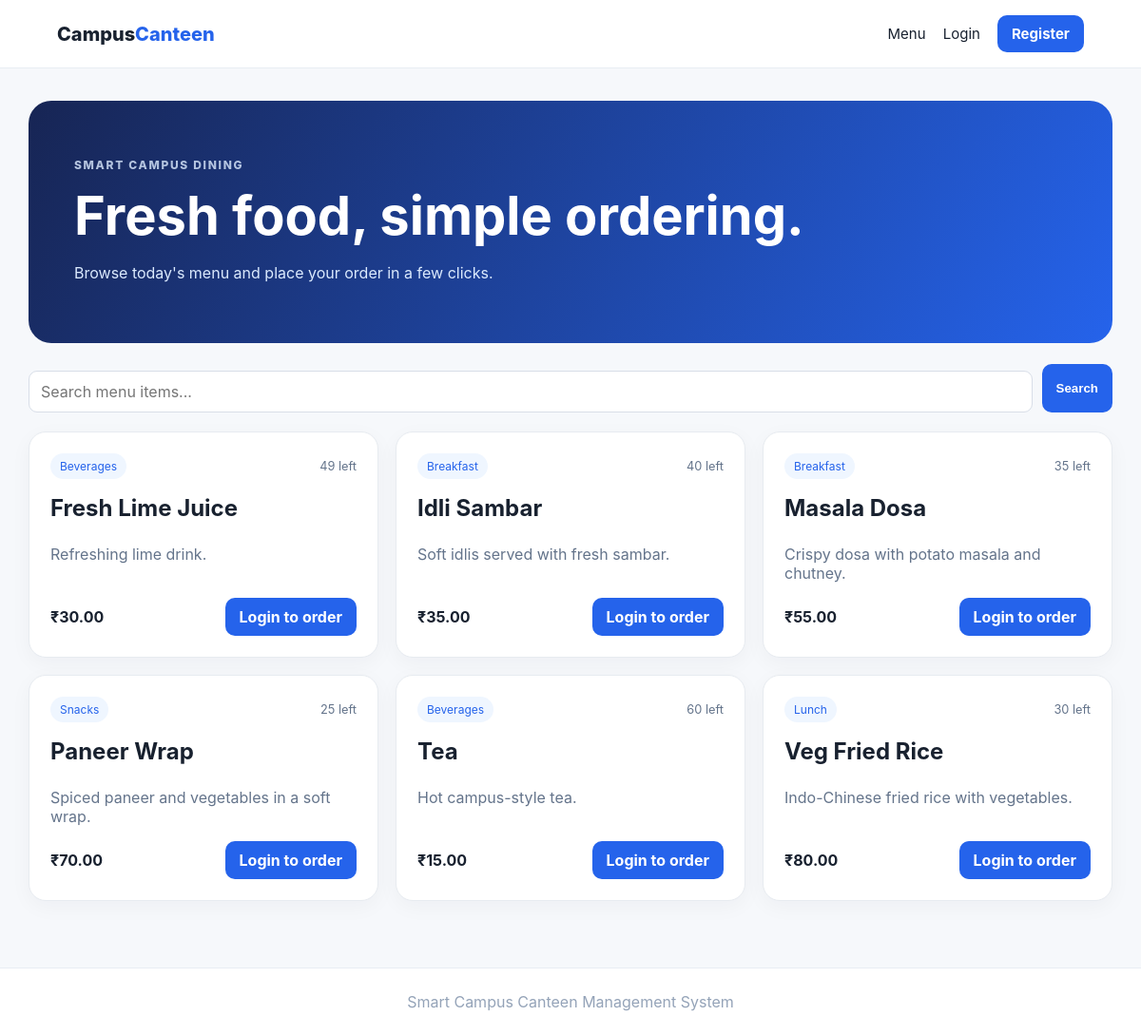
Before: /menu with the older database file.
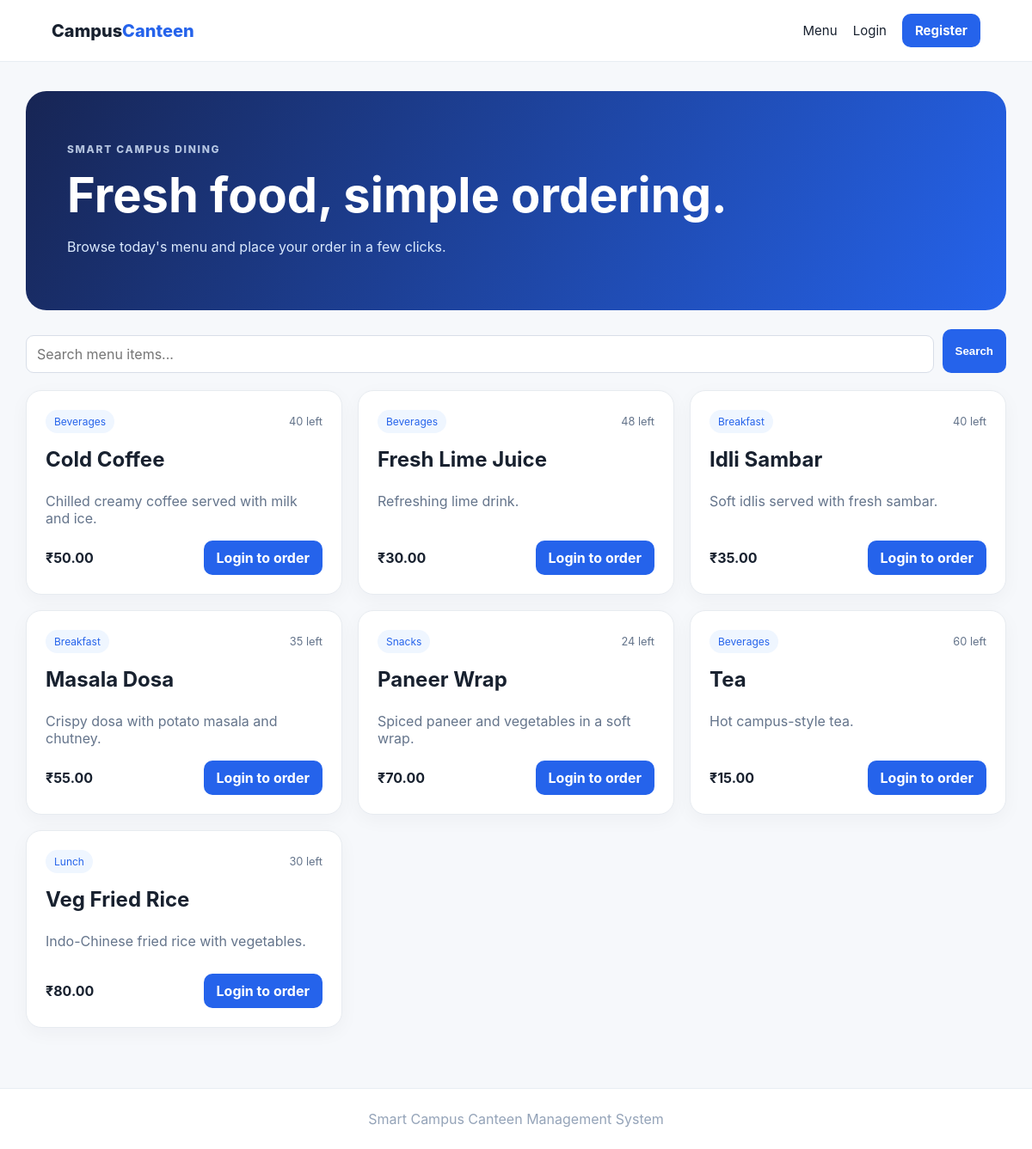
After: the same page with the newer database file.
### models.py (models this page shows)
class MenuItem(db.Model):
    id = db.Column(db.Integer, primary_key=True)
    name = db.Column(db.String(120), nullable=False)
    description = db.Column(db.Text, default="")
    category = db.Column(db.String(80), nullable=False, default="General")
    price = db.Column(db.Float, nullable=False)
    stock = db.Column(db.Integer, nullable=False, default=0)
    is_available = db.Column(db.Boolean, nullable=False, default=True)

### app.py (the view)
@app.route("/menu")
def menu():
    query = request.args.get("q", "").strip()
    items_query = MenuItem.query.filter_by(is_available=True)
    if query:
        items_query = items_query.filter(MenuItem.name.ilike(f"%{query}%"))
    items = items_query.order_by(MenuItem.name).all()
    return render_template("menu.html", items=items, query=query)

### app.py (called while the page is built)
def current_user():
    user_id = session.get("user_id")
    return db.session.get(User, user_id) if user_id else None

@app.context_processor
def inject_user():
    return {"current_user": current_user()}

### templates/menu.html
{% extends "base.html" %}{% block title %}Menu | Campus Canteen{% endblock %}
{% block content %}
<section class="hero">
  <div><p class="eyebrow">SMART CAMPUS DINING</p><h1>Fresh food, simple ordering.</h1><p>Browse today's menu and place your order in a few clicks.</p></div>
</section>
<form class="search" method="get">
  <input name="q" value="{{ query }}" placeholder="Search menu items...">
  <button class="btn" type="submit">Search</button>
</form>
<div class="grid">
{% for item in items %}
  <article class="card">
    <div class="card-top"><span class="pill">{{ item.category }}</span><span class="stock">{{ item.stock }} left</span></div>
    <h2>{{ item.name }}</h2><p class="muted">{{ item.description }}</p>
    <div class="card-bottom"><strong>₹{{ '%.2f'|format(item.price) }}</strong>
      {% if current_user %}
      <form method="post" action="{{ url_for('add_to_cart', item_id=item.id) }}"><button class="btn" type="submit" {% if item.stock < 1 %}disabled{% endif %}>{% if item.stock %}Add to cart{% else %}Sold out{% endif %}</button></form>
      {% else %}<a class="btn" href="{{ url_for('login') }}">Login to order</a>{% endif %}
    </div>
  </article>
{% else %}
  <div class="empty"><h2>No items found</h2><p>Try another search.</p></div>
{% endfor %}
</div>
{% endblock %}

Changed rows visible on the page:
added MenuItem: category "Beverages", stock "40", name "Cold Coffee", description "Chilled creamy coffee served with milk and ice.", price "50.00"
changed MenuItem "Fresh Lime Juice": stock "49" → "48"
changed MenuItem "Paneer Wrap": stock "25" → "24"
